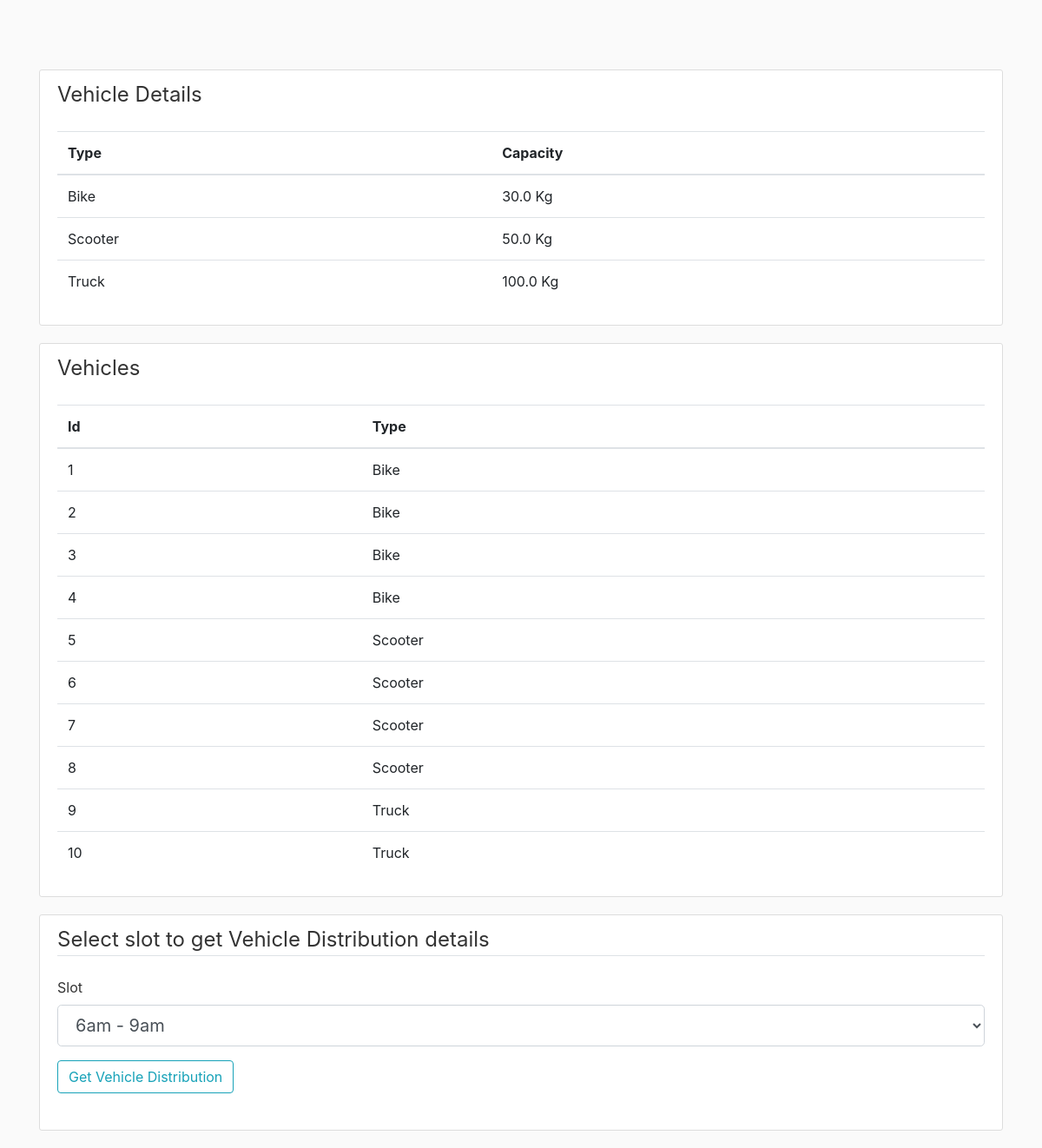
/vehicle_distribution, run on the app's committed database.
### app.py (models this page shows, shortened)
class Vehicledetails(db.Model):
    __table_args__ = ( db.CheckConstraint('id in ("Bike", "Scooter", "Truck")'), )
    id = db.Column(db.String(10), primary_key = True)
    capacity = db.Column(db.Float, nullable=False)

class Vehicles(db.Model):
    __table_args__ = ( db.CheckConstraint('type in ("Bike", "Scooter", "Truck")'), )
    id = db.Column(db.Integer, primary_key = True)
    type = db.Column(db.String(10), db.ForeignKey('vehicledetails.id'), nullable=False)
    isAssigned = db.Column(db.Boolean, default=False)
    orders = db.relationship('Orders', backref='assigned_vehicle', lazy=True)

### app.py (the view, shortened to what this page needs)
@app.route('/vehicle_distribution', methods=['GET', 'POST'])
def vehicle_distribution():
    form = VehicleForm()
    unassigned_orders = []
    assigned_order = []
    vehicles = Vehicles.query.all()
    vehicle_details = Vehicledetails.query.all()
    return render_template('assigned_vehicle.html', form=form, vehicles=vehicles, vehicle_details=vehicle_details, assigned_order=assigned_order, unassigned_orders=unassigned_orders)

### forms.py
class VehicleForm(FlaskForm):
    slot = SelectField('Slot', choices=[('1', '6am - 9am'), ('2', '9am - 1pm'), ('3', '4pm - 7pm'), ('4', '7pm - 11pm')])
    submit = SubmitField('Get Vehicle Distribution')

### templates/assigned_vehicle.html (shortened to what this page needs)
<!doctype html>
<html lang="en">
  <head>
    <link rel="stylesheet" href="https://stackpath.bootstrapcdn.com/bootstrap/4.5.2/css/bootstrap.min.css">
    <link rel="stylesheet" type="text/css" href="{{ url_for('static', filename='style.css') }}">
  </head>
  <body>
    <div class="container">
      <div class="content-section">
        <legend class="mb-4">Vehicle Details</legend>
        <table class="table table-hover">
          <thead>
            <tr>
              <th scope="col">Type</th>
              <th scope="col">Capacity</th>
            </tr>
          </thead>
          <tbody>
            {% for vehicle in vehicle_details %}
              <tr>
                <td scope="col">{{vehicle.id}}</td>
                <td scope="col">{{vehicle.capacity}} Kg</td>
              </tr>
            {% endfor %}
          </tbody>
        </table>
      </div>
      <div class="content-section">
        <legend class="mb-4">Vehicles</legend>
        <table class="table table-hover">
          <thead>
            <tr>
              <th scope="col">Id</th>
              <th scope="col">Type</th>
            </tr>
          </thead>
          <tbody>
            {% for vehicle in vehicles %}
              <tr>
                <td scope="col">{{vehicle.id}}</td>
                <td scope="col">{{vehicle.type}}</td>
              </tr>
            {% endfor %}
          </tbody>
        </table>
      </div>
      <div class="content-section">
        <form method="POST" action="">
          <fieldset class="form-group">
            <legend class="border-bottom mb-4">Select slot to get Vehicle Distribution details</legend>
            <div class="form-group">
              {{form.slot.label(class="form-control-label")}}
              {{form.slot(class="form-control form-control-lg")}}
            </div>
            <div class="form-group">
              {{form.submit(class="btn btn-outline-info")}}
            </div>
          </fieldset>
        </form>
      </div>
    </div>
  </body>
</html>

### static/style.css (style rules this page uses)
body { background: #fafafa; color: #333333; margin-top: 5rem; }
.content-section { background: #ffffff; padding: 10px 20px; border: 1px solid #dddddd; border-radius: 3px; margin-bottom: 20px; }

### data on the page
Vehicledetails: id "Bike", capacity "30.0"
Vehicledetails: id "Scooter", capacity "50.0"
Vehicledetails: id "Truck", capacity "100.0"
Vehicles: id "1", type "Bike"
Vehicles: id "2", type "Bike"
Vehicles: id "3", type "Bike"
Vehicles: id "4", type "Bike"
Vehicles: id "5", type "Scooter"
Vehicles: id "6", type "Scooter"
Vehicles: id "7", type "Scooter"
Vehicles: id "8", type "Scooter"
Vehicles: id "9", type "Truck"
Vehicles: id "10", type "Truck"
